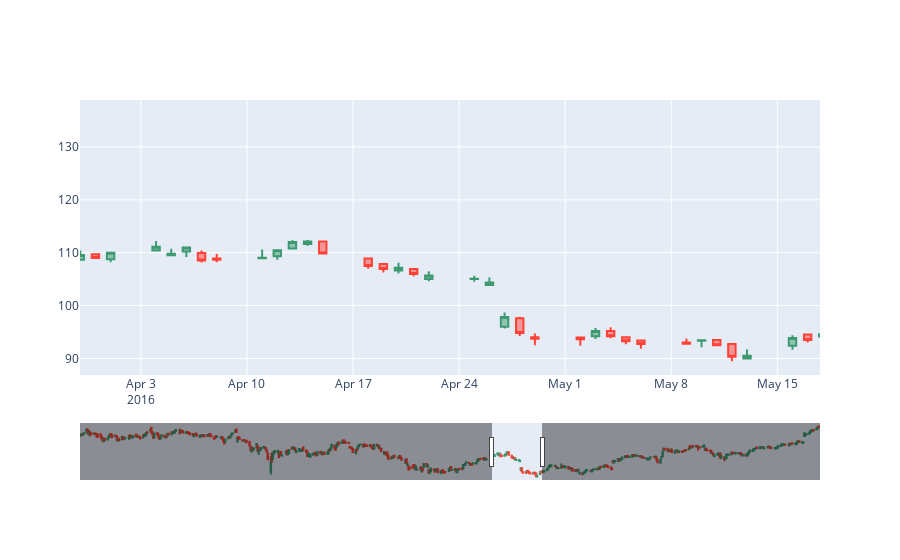

This figure's notebook cell:
### Markdown cell above
## Finanšu diagrammas

Candlestick ("svečturu") grafiki parasti tiek izmantoti finanšu datu attēlošanai:
- tie var attēlot akciju kursa biržas atvēršanas, aizvēršanas, kā arī augstāko un zemāko vērtību
- "candlestick" krāsa parāda vai akciju cena norādītajā dienā palielinājās vai samazinājās

### Code cell
from datetime import datetime

df = pd.read_csv('https://raw.githubusercontent.com/plotly/datasets/master/finance-charts-apple.csv')

fig = go.Figure(data=[go.Candlestick(x=df['Date'],
                open=df['AAPL.Open'],
                high=df['AAPL.High'],
                low=df['AAPL.Low'],
                close=df['AAPL.Close'])])

fig.show()

### Figure 1 — Plotly figure (JSON) as saved in the notebook; plotly's stock layout.template omitted (floating-point values rounded to 4 significant figures; data arrays with more than 128 entries replaced by an {"elided": "..."} marker saying what was removed)
{"data": [{"close": {"elided": "506 float values"}, "high": {"elided": "506 float values"}, "low": {"elided": "506 float values"}, "open": {"elided": "506 float values"}, "type": "candlestick", "x": {"elided": "506 str values"}}], "layout": {"autosize": true, "xaxis": {"autorange": false, "range": ["2016-03-29 23:31:42.6963", "2016-05-17 19:34:13.0094"], "rangeslider": {"autorange": true, "range": ["2015-02-16 12:00", "2017-02-16 12:00"], "yaxis": {"_template": null, "rangemode": "match"}}, "type": "date"}, "yaxis": {"autorange": true, "range": [86.87, 138.9]}}}
